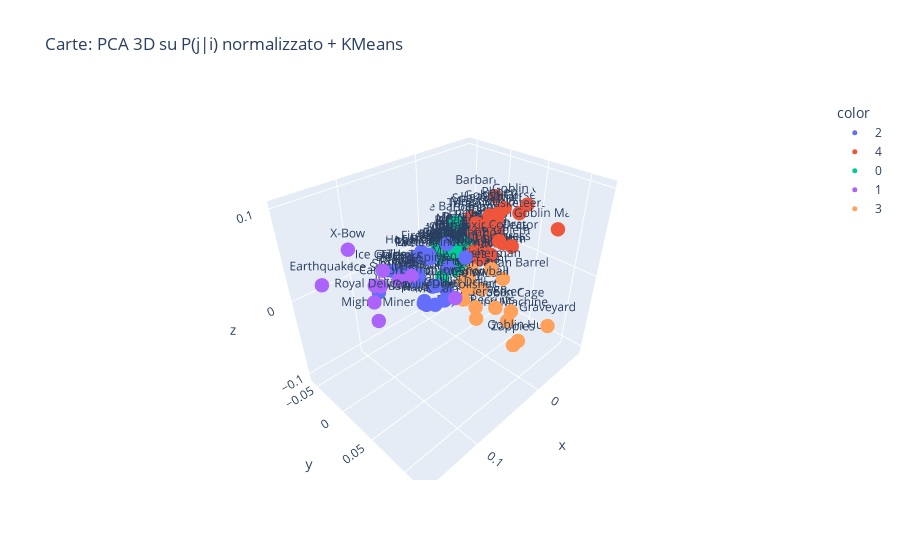

Write notebook code for a chart like this one.
### Code cell
import json
import numpy as np
import pandas as pd
from pathlib import Path

from sklearn.decomposition import PCA
from sklearn.cluster import KMeans
import plotly.express as px

# ======================
# Config
# ======================
CXC_PATH = Path("cxc.csv")
CARD_DICT_PATH = Path("./royale/cards_dict.json")
OUT_CLUSTER_JSON = Path("./royale/card_clusters.json")

N_CLUSTERS = 5          # numero atteso di archetipi (modifica a piacere)
RANDOM_STATE = 42

# ======================
# Utils
# ======================
def load_cxc(path: Path) -> np.ndarray:
    cxc = pd.read_csv(path, header=None).values
    if cxc.shape[0] != cxc.shape[1]:
        raise ValueError(f"cxc deve essere quadrata, trovata {cxc.shape}")
    return cxc.astype(float)

def load_cards_dict(path: Path) -> dict:
    with open(path, "r", encoding="utf-8") as f:
        return json.load(f)

def build_idx_to_label(cards_dict: dict, n: int) -> list[str]:
    """Restituisce un array labels di lunghezza n con i nomi in posizione idx.
    Usa 'loc' se presente e consistente; altrimenti crea un mapping 0..n-1 in ordine di iterazione."""
    # raccogli eventuali loc
    locs = []
    for cid, info in cards_dict.items():
        if isinstance(info, dict) and "loc" in info:
            locs.append(info["loc"])

    use_loc = (
        len(locs) == len(cards_dict) and
        set(locs) == set(range(n))
    )

    labels = [None] * n
    if use_loc:
        for cid, info in cards_dict.items():
            idx = int(info["loc"])
            labels[idx] = info.get("name", cid)
    else:
        # fallback: assegna 0..n-1 in ordine, avvisa
        print("[AVVISO] 'loc' mancante o incoerente: associo 0..N-1 in ordine di cards_dict.")
        for i, (cid, info) in enumerate(cards_dict.items()):
            if i >= n:
                break
            labels[i] = info.get("name", cid)
    # riempi eventuali None con l'id carta
    for i, val in enumerate(labels):
        if val is None:
            labels[i] = f"card_{i}"
    return labels

def row_normalize_no_diag(C: np.ndarray) -> np.ndarray:
    """Rende la diagonale 0 e normalizza ogni riga a somma 1 (se > 0)."""
    C = C.copy().astype(float)
    np.fill_diagonal(C, 0.0)
    row_sum = C.sum(axis=1, keepdims=True)
    P = np.divide(C, row_sum, out=np.zeros_like(C), where=row_sum > 0)
    return P

def center_columns(X: np.ndarray) -> np.ndarray:
    """Rimuove la media colonna per colonna."""
    return X - X.mean(axis=0, keepdims=True)

# ======================
# 1) Carica dati
# ======================
C = load_cxc(CXC_PATH)                          # (n, n)
n_cards = C.shape[0]
cards_dict = load_cards_dict(CARD_DICT_PATH)    # dict
labels = build_idx_to_label(cards_dict, n_cards)

# ======================
# 2) Costruisci feature che enfatizzano le co-occorrenze (non la frequenza)
#    - normalizzazione per riga: P(j|i)
#    - centering colonne per togliere bias di carte molto popolari
# ======================
P = row_normalize_no_diag(C)    # (n, n)
X = center_columns(P)           # (n, n)

# ======================
# 3) PCA in 3D
# ======================
pca = PCA(n_components=3, random_state=RANDOM_STATE)
coords = pca.fit_transform(X)   # (n, 3)

# ======================
# 4) Clustering (KMeans) nello spazio PCA
# ======================
kmeans = KMeans(n_clusters=N_CLUSTERS, n_init="auto", random_state=RANDOM_STATE)
cluster_labels = kmeans.fit_predict(coords)     # (n,)

# ======================
# 5) Visualizza 3D
# ======================
fig = px.scatter_3d(
    x=coords[:, 0], y=coords[:, 1], z=coords[:, 2],
    text=labels,
    color=cluster_labels.astype(str),
    title="Carte: PCA 3D su P(j|i) normalizzato + KMeans"
)
fig.update_traces(marker=dict(size=5))
fig.show()

# ======================
# 6) Stampa carte per cluster per interpretazione
# ======================
print("\n=== Carte per cluster (per interpretare gli archetipi) ===")
for cl in range(N_CLUSTERS):
    cards_in_cluster = [labels[i] for i, lab in enumerate(cluster_labels) if lab == cl]
    print(f"\nCluster {cl}  (n={len(cards_in_cluster)}):")
    # stampa in righe larghe
    line = []
    for name in cards_in_cluster:
        line.append(name)
        if len(line) >= 8:
            print(", ".join(line))
            line = []
    if line:
        print(", ".join(line))

# ======================
# 7) Salva mappa carta -> cluster (per classificare i deck in seguito)
# ======================
cid_to_cluster = {}
# dobbiamo ricostruire l'indice per ogni cid in base a 'loc' coerente con labels
# creiamo una mappa name->idx dalle labels per associare i cluster
name_to_idx = {labels[i]: i for i in range(n_cards)}

for cid, info in cards_dict.items():
    name = info.get("name", cid)
    idx = name_to_idx.get(name, None)
    if idx is not None:
        cid_to_cluster[cid] = int(cluster_labels[idx])

OUT_CLUSTER_JSON.parent.mkdir(parents=True, exist_ok=True)
with open(OUT_CLUSTER_JSON, "w", encoding="utf-8") as f:
    json.dump(cid_to_cluster, f, indent=2, ensure_ascii=False)

print(f"\nSalvato mapping carta -> cluster in: {OUT_CLUSTER_JSON.resolve()}")

# ======================
# 8) Funzioni di supporto (facoltative) per classificare un deck
# ======================
def classify_deck_by_majority(deck_ids, cid2cluster: dict) -> int | None:
    cl = [cid2cluster[cid] for cid in deck_ids if cid in cid2cluster]
    if not cl:
        return None
    # cluster più frequente
    return max(set(cl), key=cl.count)

def deck_centroid(coords_3d: np.ndarray, card_indices: list[int]) -> np.ndarray:
    if not card_indices:
        return np.zeros(3)
    return coords_3d[card_indices].mean(axis=0)

# Esempio d'uso (commentato):
# my_deck_ids = ["26000021", "26000049", ...]  # 8 carte
# archetipo = classify_deck_by_majority(my_deck_ids, cid_to_cluster)
# print("Archetipo cluster:", archetipo)

### Figure 1 — Plotly figure (JSON) as saved in the notebook; plotly's stock layout.template omitted (floating-point values rounded to 4 significant figures)
{"data": [{"hovertemplate": "color=2<br>x=%{x}<br>y=%{y}<br>z=%{z}<br>text=%{text}<extra></extra>", "legendgroup": "2", "marker": {"color": "#636efa", "size": 5, "symbol": "circle"}, "mode": "markers+text", "name": "2", "scene": "scene", "showlegend": true, "text": ["Knight", "Archers", "Goblins", "Musketeer", "Hog Rider", "Princess", "Fire Spirit", "Miner", "Dart Goblin", "Goblin Gang", "Hunter", "Rascals", "Skeleton Barrel", "Wall Breakers", "Firecracker", "Archer Queen", "Monk", "Little Prince", "Goblin Demolisher", "Suspicious Bush", "Goblinstein", "Mortar", "Inferno Tower", "Bomb Tower", "Tesla", "Fireball", "Rocket", "Goblin Barrel", "The Log"], "type": "scatter3d", "x": [0.0566, 0.04101, 0.055, 0.0361, 0.03629, 0.07346, 0.04841, 0.00962, 0.03693, 0.02777, 0.02231, 0.04775, 0.01369, 0.03719, 0.02089, 0.04639, 0.01928, 0.04585, 0.06309, 0.03484, 0.02128, 0.04862, 0.03123, 0.05021, 0.07112, 0.02897, 0.05791, 0.04213, 0.05701], "y": [-0.0107, -0.0005569, -0.006386, -0.01315, -0.03239, -0.05199, -0.009728, -0.003885, -0.03049, -0.04022, 0.006643, -0.004584, -0.02684, -0.01561, -0.02873, -0.0136, 0.03089, 0.006183, 0.04467, -0.01489, 0.00642, 0.01515, -0.05722, 0.0189, -0.02459, -0.0266, -0.03282, -0.04792, -0.01672], "z": [-0.0008848, 0.02607, -0.001048, 0.01641, 0.006042, -0.03179, -0.004707, -0.004372, -0.02371, -0.02955, 0.03445, -0.0358, -0.04065, -0.04391, 0.0004564, -0.00126, 0.02698, 0.0268, 0.00213, -0.05021, -0.02905, -0.02664, -0.02467, 0.0008236, 0.00874, 0.01389, -0.01013, -0.02711, 0.003188]}, {"hovertemplate": "color=4<br>x=%{x}<br>y=%{y}<br>z=%{z}<br>text=%{text}<extra></extra>", "legendgroup": "4", "marker": {"color": "#EF553B", "size": 5, "symbol": "circle"}, "mode": "markers+text", "name": "4", "scene": "scene", "showlegend": true, "text": ["Giant", "Minions", "Golem", "Bomber", "Baby Dragon", "Dark Prince", "Three Musketeers", "Lava Hound", "Sparky", "Bowler", "Battle Ram", "Mega Minion", "Night Witch", "Royal Ghost", "Goblin Giant", "Electro Dragon", "Elixir Golem", "Battle Healer", "Skeleton Dragons", "Mother Witch", "Phoenix", "Goblin Machine", "Barbarian Hut", "Elixir Collector", "Rage", "Tornado", "Heal Spirit", "Goblin Curse", "Spirit Empress"], "type": "scatter3d", "x": [-0.05209, -0.03821, -0.05272, -0.03541, -0.02923, -0.03392, -0.04207, -0.06145, -0.05429, -0.03874, -0.03772, -0.05197, -0.05498, -0.01611, -0.07248, -0.05591, -0.0622, -0.07501, -0.06105, -0.03723, -0.0671, -0.07049, -0.07692, -0.03373, -0.04741, -0.01551, -0.03814, -0.051, -0.03595], "y": [0.003245, -1.692e-05, 0.0351, -0.004753, 0.01938, -0.005645, 0.01989, -0.01194, -0.02901, 0.01493, -0.004923, -0.002869, 0.01124, 0.01078, 0.0367, 0.01916, -0.01798, 0.02531, -0.007562, 0.0144, 0.01003, 0.07997, -0.01271, 0.03145, -0.005607, 0.01836, 0.01248, 0.01662, 0.01908], "z": [0.01897, 0.005791, 0.01272, 0.03327, 0.0001797, 0.0213, 0.045, -0.004504, 0.0264, -0.008002, 0.01665, 0.03221, 0.02126, 0.01148, 0.05773, 0.009301, 0.008161, 0.04278, 0.001042, -0.000326, 0.04679, 0.04432, 0.05114, 0.02551, 0.02163, 0.004885, 0.04826, 0.05034, 0.001743]}, {"hovertemplate": "color=0<br>x=%{x}<br>y=%{y}<br>z=%{z}<br>text=%{text}<extra></extra>", "legendgroup": "0", "marker": {"color": "#00cc96", "size": 5, "symbol": "circle"}, "mode": "markers+text", "name": "0", "scene": "scene", "showlegend": true, "text": ["P.E.K.K.A", "Balloon", "Witch", "Barbarians", "Valkyrie", "Skeleton Army", "Prince", "Wizard", "Mini P.E.K.K.A", "Spear Goblins", "Giant Skeleton", "Minion Horde", "Royal Giant", "Guards", "Lumberjack", "Inferno Dragon", "Electro Wizard", "Elite Barbarians", "Executioner", "Bandit", "Bats", "Ram Rider", "Mega Knight", "Magic Archer", "Golden Knight", "Electro Giant", "Rune Giant", "Boss Bandit", "Tombstone", "Arrows", "Freeze", "Mirror", "Lightning", "Zap", "Clone", "Void"], "type": "scatter3d", "x": [-0.02437, -0.03378, -0.02584, -0.03867, 0.002316, -0.01953, -0.03081, -0.02773, -0.01693, 0.0006956, -0.02398, -0.03807, 0.00181, -0.01124, -0.03388, -0.04055, -0.02651, -0.03379, -0.01137, -0.02671, -0.01252, -0.01826, -0.01319, -0.01417, -0.01667, -0.03671, -0.05021, -0.009812, -0.01522, -0.01173, -0.04036, -0.03505, -0.02949, -0.01468, -0.03204, -0.0317], "y": [-0.009878, -0.01688, -0.0274, -0.02373, -0.02612, -0.05194, -0.03611, -0.04484, -0.02821, -0.02321, -0.03281, -0.04864, -0.001451, 0.002164, -0.01282, -0.02347, -0.03319, -0.035, -0.01751, -0.02729, -0.0371, -0.01424, -0.03079, -0.03416, 0.003736, 0.0005646, -0.05391, -0.007705, 0.006355, -0.02383, -0.02557, -0.03917, -0.005198, -0.0293, -0.03296, -0.0081], "z": [0.00966, 0.00532, -0.009699, 0.008134, -0.0004603, -0.0072, 0.0002824, 0.00164, -0.003942, -0.0309, -0.005713, 0.005835, 0.01385, -0.009468, 0.004367, -0.004753, 0.002804, 0.02409, 0.002654, 0.001679, -0.01547, 0.002776, -0.007396, -0.006089, -0.02696, -0.0062, -0.04265, -0.02094, -0.01851, -0.0009366, -0.0008459, 0.006264, -0.001722, 0.004334, -0.01905, 0.0002098]}, {"hovertemplate": "color=1<br>x=%{x}<br>y=%{y}<br>z=%{z}<br>text=%{text}<extra></extra>", "legendgroup": "1", "marker": {"color": "#ab63fa", "size": 5, "symbol": "circle"}, "mode": "markers+text", "name": "1", "scene": "scene", "showlegend": true, "text": ["Skeletons", "Ice Spirit", "Ice Golem", "Mighty Miner", "Electro Spirit", "Cannon", "X-Bow", "Goblin Drill", "Earthquake", "Royal Delivery"], "type": "scatter3d", "x": [0.08211, 0.1049, 0.1136, 0.1137, 0.07998, 0.0983, 0.1621, 0.07433, 0.1547, 0.1252], "y": [-0.001895, -0.01149, 0.0173, 0.001655, 0.01602, -0.01092, 0.04464, 0.06998, -0.02252, 0.01507], "z": [0.01367, 0.01277, 0.04759, -0.01949, 0.02569, 0.00901, 0.1007, 0.02396, 0.03233, 0.01701]}, {"hovertemplate": "color=3<br>x=%{x}<br>y=%{y}<br>z=%{z}<br>text=%{text}<extra></extra>", "legendgroup": "3", "marker": {"color": "#FFA15A", "size": 5, "symbol": "circle"}, "mode": "markers+text", "name": "3", "scene": "scene", "showlegend": true, "text": ["Ice Wizard", "Royal Recruits", "Zappies", "Cannon Cart", "Flying Machine", "Royal Hogs", "Fisherman", "Skeleton King", "Berserker", "Goblin Hut", "Furnace", "Goblin Cage", "Poison", "Graveyard", "Barbarian Barrel", "Giant Snowball", "Vines"], "type": "scatter3d", "x": [0.006941, -0.00579, -0.03204, 0.001198, -0.03743, -0.002385, -0.001625, 0.0007086, 0.01355, 0.008002, -0.0004772, -0.02332, 0.01603, -0.00806, -0.0142, 0.0318, -0.002946], "y": [0.04295, 0.02713, 0.06532, 0.01191, 0.04922, 0.0284, 0.0493, 0.01035, 0.06973, 0.09845, 0.01792, 0.06357, 0.04085, 0.1213, 0.05554, 0.04529, 0.0203], "z": [-0.01294, -0.07008, -0.1046, -0.04611, -0.07906, -0.05052, 0.01138, -0.02008, -0.02029, -0.05182, -0.01238, -0.04875, -0.007911, -0.02732, -0.003639, 0.002771, -0.003481]}], "layout": {"legend": {"title": {"text": "color"}, "tracegroupgap": 0}, "scene": {"domain": {"x": [0, 1], "y": [0, 1]}, "xaxis": {"title": {"text": "x"}}, "yaxis": {"title": {"text": "y"}}, "zaxis": {"title": {"text": "z"}}}, "title": {"text": "Carte: PCA 3D su P(j|i) normalizzato + KMeans"}}}
